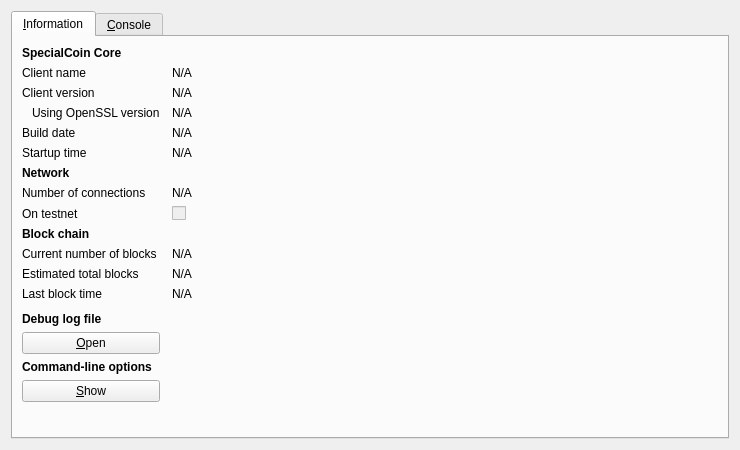
<?xml version="1.0" encoding="UTF-8"?>
<ui version="4.0">
 <class>RPCConsole</class>
 <widget class="QDialog" name="RPCConsole">
  <property name="geometry">
   <rect>
    <x>0</x>
    <y>0</y>
    <width>740</width>
    <height>450</height>
   </rect>
  </property>
  <property name="windowTitle">
   <string>SpecialCoin - Debug window</string>
  </property>
  <layout class="QVBoxLayout" name="verticalLayout_2">
   <item>
    <widget class="QTabWidget" name="tabWidget">
     <property name="currentIndex">
      <number>0</number>
     </property>
     <widget class="QWidget" name="tab_info">
      <attribute name="title">
       <string>&amp;Information</string>
      </attribute>
      <layout class="QGridLayout" name="gridLayout" columnstretch="0,1">
       <property name="horizontalSpacing">
        <number>12</number>
       </property>
       <item row="0" column="0">
        <widget class="QLabel" name="label_9">
         <property name="font">
          <font>
           <weight>75</weight>
           <bold>true</bold>
          </font>
         </property>
         <property name="text">
          <string>SpecialCoin Core</string>
         </property>
        </widget>
       </item>
       <item row="1" column="0">
        <widget class="QLabel" name="label_5">
         <property name="text">
          <string>Client name</string>
         </property>
        </widget>
       </item>
       <item row="1" column="1">
        <widget class="QLabel" name="clientName">
         <property name="cursor">
          <cursorShape>IBeamCursor</cursorShape>
         </property>
         <property name="text">
          <string>N/A</string>
         </property>
         <property name="textFormat">
          <enum>Qt::PlainText</enum>
         </property>
         <property name="textInteractionFlags">
          <set>Qt::LinksAccessibleByMouse|Qt::TextSelectableByKeyboard|Qt::TextSelectableByMouse</set>
         </property>
        </widget>
       </item>
       <item row="2" column="0">
        <widget class="QLabel" name="label_6">
         <property name="text">
          <string>Client version</string>
         </property>
        </widget>
       </item>
       <item row="2" column="1">
        <widget class="QLabel" name="clientVersion">
         <property name="cursor">
          <cursorShape>IBeamCursor</cursorShape>
         </property>
         <property name="text">
          <string>N/A</string>
         </property>
         <property name="textFormat">
          <enum>Qt::PlainText</enum>
         </property>
         <property name="textInteractionFlags">
          <set>Qt::LinksAccessibleByMouse|Qt::TextSelectableByKeyboard|Qt::TextSelectableByMouse</set>
         </property>
        </widget>
       </item>
       <item row="3" column="0">
        <widget class="QLabel" name="label_14">
         <property name="text">
          <string>Using OpenSSL version</string>
         </property>
         <property name="indent">
          <number>10</number>
         </property>
        </widget>
       </item>
       <item row="3" column="1">
        <widget class="QLabel" name="openSSLVersion">
         <property name="cursor">
          <cursorShape>IBeamCursor</cursorShape>
         </property>
         <property name="text">
          <string>N/A</string>
         </property>
         <property name="textFormat">
          <enum>Qt::PlainText</enum>
         </property>
         <property name="textInteractionFlags">
          <set>Qt::LinksAccessibleByMouse|Qt::TextSelectableByKeyboard|Qt::TextSelectableByMouse</set>
         </property>
        </widget>
       </item>
       <item row="4" column="0">
        <widget class="QLabel" name="label_12">
         <property name="text">
          <string>Build date</string>
         </property>
        </widget>
       </item>
       <item row="4" column="1">
        <widget class="QLabel" name="buildDate">
         <property name="cursor">
          <cursorShape>IBeamCursor</cursorShape>
         </property>
         <property name="text">
          <string>N/A</string>
         </property>
         <property name="textFormat">
          <enum>Qt::PlainText</enum>
         </property>
         <property name="textInteractionFlags">
          <set>Qt::LinksAccessibleByMouse|Qt::TextSelectableByKeyboard|Qt::TextSelectableByMouse</set>
         </property>
        </widget>
       </item>
       <item row="5" column="0">
        <widget class="QLabel" name="label_13">
         <property name="text">
          <string>Startup time</string>
         </property>
        </widget>
       </item>
       <item row="5" column="1">
        <widget class="QLabel" name="startupTime">
         <property name="cursor">
          <cursorShape>IBeamCursor</cursorShape>
         </property>
         <property name="text">
          <string>N/A</string>
         </property>
         <property name="textFormat">
          <enum>Qt::PlainText</enum>
         </property>
         <property name="textInteractionFlags">
          <set>Qt::LinksAccessibleByMouse|Qt::TextSelectableByKeyboard|Qt::TextSelectableByMouse</set>
         </property>
        </widget>
       </item>
       <item row="6" column="0">
        <widget class="QLabel" name="label_11">
         <property name="font">
          <font>
           <weight>75</weight>
           <bold>true</bold>
          </font>
         </property>
         <property name="text">
          <string>Network</string>
         </property>
        </widget>
       </item>
       <item row="7" column="0">
        <widget class="QLabel" name="label_7">
         <property name="text">
          <string>Number of connections</string>
         </property>
        </widget>
       </item>
       <item row="7" column="1">
        <widget class="QLabel" name="numberOfConnections">
         <property name="cursor">
          <cursorShape>IBeamCursor</cursorShape>
         </property>
         <property name="text">
          <string>N/A</string>
         </property>
         <property name="textFormat">
          <enum>Qt::PlainText</enum>
         </property>
         <property name="textInteractionFlags">
          <set>Qt::LinksAccessibleByMouse|Qt::TextSelectableByKeyboard|Qt::TextSelectableByMouse</set>
         </property>
        </widget>
       </item>
       <item row="8" column="0">
        <widget class="QLabel" name="label_8">
         <property name="text">
          <string>On testnet</string>
         </property>
        </widget>
       </item>
       <item row="8" column="1">
        <widget class="QCheckBox" name="isTestNet">
         <property name="enabled">
          <bool>false</bool>
         </property>
         <property name="text">
          <string/>
         </property>
        </widget>
       </item>
       <item row="9" column="0">
        <widget class="QLabel" name="label_10">
         <property name="font">
          <font>
           <weight>75</weight>
           <bold>true</bold>
          </font>
         </property>
         <property name="text">
          <string>Block chain</string>
         </property>
        </widget>
       </item>
       <item row="10" column="0">
        <widget class="QLabel" name="label_3">
         <property name="text">
          <string>Current number of blocks</string>
         </property>
        </widget>
       </item>
       <item row="10" column="1">
        <widget class="QLabel" name="numberOfBlocks">
         <property name="cursor">
          <cursorShape>IBeamCursor</cursorShape>
         </property>
         <property name="text">
          <string>N/A</string>
         </property>
         <property name="textFormat">
          <enum>Qt::PlainText</enum>
         </property>
         <property name="textInteractionFlags">
          <set>Qt::LinksAccessibleByMouse|Qt::TextSelectableByKeyboard|Qt::TextSelectableByMouse</set>
         </property>
        </widget>
       </item>
       <item row="11" column="0">
        <widget class="QLabel" name="label_4">
         <property name="text">
          <string>Estimated total blocks</string>
         </property>
        </widget>
       </item>
       <item row="11" column="1">
        <widget class="QLabel" name="totalBlocks">
         <property name="cursor">
          <cursorShape>IBeamCursor</cursorShape>
         </property>
         <property name="text">
          <string>N/A</string>
         </property>
         <property name="textFormat">
          <enum>Qt::PlainText</enum>
         </property>
         <property name="textInteractionFlags">
          <set>Qt::LinksAccessibleByMouse|Qt::TextSelectableByKeyboard|Qt::TextSelectableByMouse</set>
         </property>
        </widget>
       </item>
       <item row="12" column="0">
        <widget class="QLabel" name="label_2">
         <property name="text">
          <string>Last block time</string>
         </property>
        </widget>
       </item>
       <item row="12" column="1">
        <widget class="QLabel" name="lastBlockTime">
         <property name="cursor">
          <cursorShape>IBeamCursor</cursorShape>
         </property>
         <property name="text">
          <string>N/A</string>
         </property>
         <property name="textFormat">
          <enum>Qt::PlainText</enum>
         </property>
         <property name="textInteractionFlags">
          <set>Qt::LinksAccessibleByMouse|Qt::TextSelectableByKeyboard|Qt::TextSelectableByMouse</set>
         </property>
        </widget>
       </item>
       <item row="13" column="0">
        <spacer name="verticalSpacer_2">
         <property name="orientation">
          <enum>Qt::Vertical</enum>
         </property>
         <property name="sizeHint" stdset="0">
          <size>
           <width>20</width>
           <height>20</height>
          </size>
         </property>
        </spacer>
       </item>
       <item row="14" column="0">
        <widget class="QLabel" name="labelDebugLogfile">
         <property name="font">
          <font>
           <weight>75</weight>
           <bold>true</bold>
          </font>
         </property>
         <property name="text">
          <string>Debug log file</string>
         </property>
        </widget>
       </item>
       <item row="15" column="0">
        <widget class="QPushButton" name="openDebugLogfileButton">
         <property name="toolTip">
          <string>Open the SpecialCoin debug log file from the current data directory. This can take a few seconds for large log files.</string>
         </property>
         <property name="text">
          <string>&amp;Open</string>
         </property>
         <property name="autoDefault">
          <bool>false</bool>
         </property>
        </widget>
       </item>
       <item row="16" column="0">
        <widget class="QLabel" name="labelCLOptions">
         <property name="font">
          <font>
           <weight>75</weight>
           <bold>true</bold>
          </font>
         </property>
         <property name="text">
          <string>Command-line options</string>
         </property>
        </widget>
       </item>
       <item row="17" column="0">
        <widget class="QPushButton" name="showCLOptionsButton">
         <property name="toolTip">
          <string>Show the SpecialCoin-Qt help message to get a list with possible SpecialCoin command-line options.</string>
         </property>
         <property name="text">
          <string>&amp;Show</string>
         </property>
         <property name="autoDefault">
          <bool>false</bool>
         </property>
        </widget>
       </item>
       <item row="18" column="0">
        <spacer name="verticalSpacer">
         <property name="orientation">
          <enum>Qt::Vertical</enum>
         </property>
         <property name="sizeHint" stdset="0">
          <size>
           <width>20</width>
           <height>40</height>
          </size>
         </property>
        </spacer>
       </item>
      </layout>
     </widget>
     <widget class="QWidget" name="tab_console">
      <attribute name="title">
       <string>&amp;Console</string>
      </attribute>
      <layout class="QVBoxLayout" name="verticalLayout_3">
       <property name="spacing">
        <number>3</number>
       </property>
       <item>
        <widget class="QTextEdit" name="messagesWidget">
         <property name="minimumSize">
          <size>
           <width>0</width>
           <height>100</height>
          </size>
         </property>
         <property name="readOnly">
          <bool>true</bool>
         </property>
         <property name="tabKeyNavigation" stdset="0">
          <bool>false</bool>
         </property>
         <property name="columnCount" stdset="0">
          <number>2</number>
         </property>
        </widget>
       </item>
       <item>
        <layout class="QHBoxLayout" name="horizontalLayout">
         <property name="spacing">
          <number>3</number>
         </property>
         <item>
          <widget class="QLabel" name="label">
           <property name="text">
            <string notr="true">&gt;</string>
           </property>
          </widget>
         </item>
         <item>
          <widget class="QLineEdit" name="lineEdit"/>
         </item>
         <item>
          <widget class="QPushButton" name="clearButton">
           <property name="maximumSize">
            <size>
             <width>24</width>
             <height>24</height>
            </size>
           </property>
           <property name="toolTip">
            <string>Clear console</string>
           </property>
           <property name="text">
            <string/>
           </property>
           <property name="icon">
            <iconset resource="../bitcoin.qrc">
             <normaloff>:/icons/remove</normaloff>:/icons/remove</iconset>
           </property>
           <property name="shortcut">
            <string notr="true">Ctrl+L</string>
           </property>
           <property name="autoDefault">
            <bool>false</bool>
           </property>
          </widget>
         </item>
        </layout>
       </item>
      </layout>
     </widget>
    </widget>
   </item>
  </layout>
 </widget>
 <resources>
  <include location="../bitcoin.qrc"/>
 </resources>
 <connections/>
</ui>
